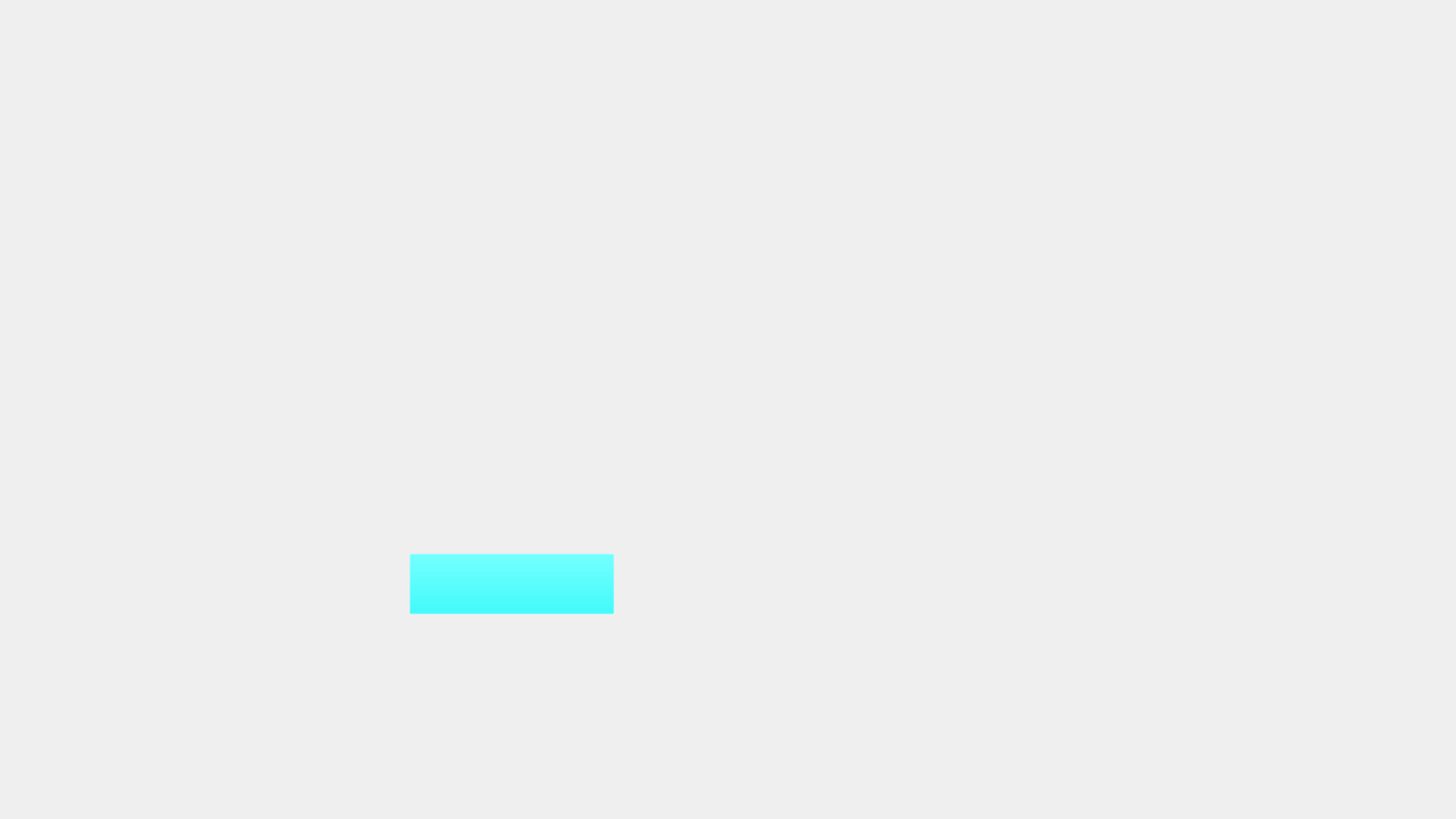
<?xml version="1.0" encoding="UTF-8"?>
<ui version="4.0">
 <class>MainWindow</class>
 <widget class="QWidget" name="MainWindow">
  <property name="geometry">
   <rect>
    <x>0</x>
    <y>0</y>
    <width>1920</width>
    <height>1080</height>
   </rect>
  </property>
  <property name="minimumSize">
   <size>
    <width>1920</width>
    <height>1080</height>
   </size>
  </property>
  <property name="maximumSize">
   <size>
    <width>1920</width>
    <height>1080</height>
   </size>
  </property>
  <property name="windowTitle">
   <string>MainWindow</string>
  </property>
  <property name="styleSheet">
   <string notr="true">background-image: url(:/newPrefix/splash_bg.png);</string>
  </property>
  <widget class="QWidget" name="centralwidget">
   <widget class="QPushButton" name="pushButton">
    <property name="geometry">
     <rect>
      <x>540</x>
      <y>730</y>
      <width>270</width>
      <height>80</height>
     </rect>
    </property>
    <property name="styleSheet">
     <string notr="true">QPushButton {
    background-color: rgba(0, 255, 255, 0);
	background-image: url(:/newPrefix/splash_button.png);
}
QPushButton:pressed {
    background-color: rgba(0, 255, 255, 0);
	background-image: url(:/newPrefix/splash_buttonPressed.png);
}</string>
    </property>
    <property name="text">
     <string/>
    </property>
   </widget>
  </widget>
 </widget>
 <resources>
  <include location="res.qrc"/>
 </resources>
 <connections/>
</ui>
